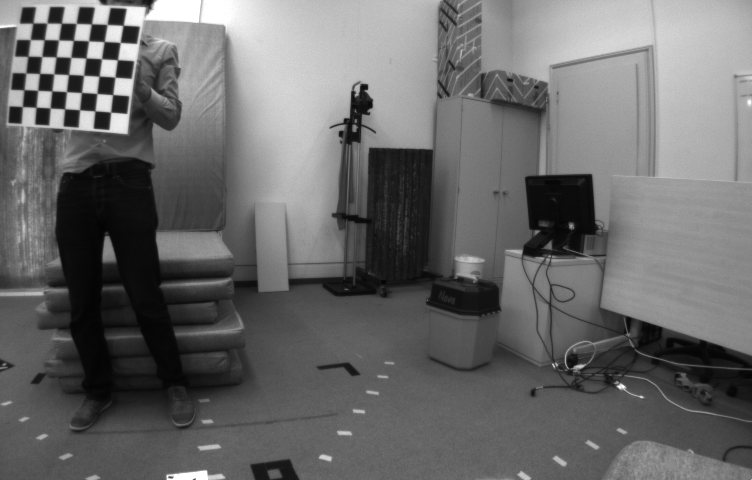
#> input picture week_4/exercises/imgs/1403709004387836928.png, 752 x 480 px; its folder holds 5 pictures in this run
$ jupyter execute 'Exercise 1 - Monochrome camera calibration.ipynb'
#> lines starting #> are read from the running program, lines starting #| are printed output that depends on the picture; after the words box and inside, x2 and y2 are one past the last pixel; in counts of white or black regions, pixels touching at a corner belong together
# Monochrome camera calibration
One of the great disadvantages with using lenses is the distortion it introduces to the image. For vacation images, this is usually not a problem, but when we use the image to describe the physical surroundings it becomes important that the images are representative of the scene it captures. An easy way to get an indication of how distorted an image is by looking at what is supposed to be straight lines since they will appear curved. The following exercises you will be calibrating a camera to obtain a camera matrix such that you can undistort images from this camera.

[cell 1]
import numpy as np
import cv2
import glob
import matplotlib.pyplot as plt

## Exercise 1
The process of calibrating an image consists of mainly 3 steps: 1) find chessboard-corners in a dataset of images containing a chessboard. 2) Use the corner points to compute a camera matrix. 3) Use the camera matrix to undistort images.

After setting some optimization parameters we can loop over all the images in the `imgs` folder and extract the checkerboard corners.

Use any of the images in the folder `imgs` to extract the number of checkerboard corners there are on the checkerboard. Fill in the information in `nb_vertical` and `nb_horizontal` and look up the opencv [findChessboardCorners](https://docs.opencv.org/4.x/d9/d0c/group__calib3d.html#ga93efa9b0aa890de240ca32b11253dd4a) function and implement it in the below code snippet .

[cell 2]
"""
Implement the number of vertical and horizontal corners
nb_vertical = ...
nb_horizontal = ...
"""
nb_vertical = 6
nb_horizontal = 6


# prepare object points, like (0,0,0), (1,0,0), (2,0,0) ....,(6,5,0)
objp = np.zeros((nb_horizontal*nb_vertical,3), np.float32)
objp[:,:2] = np.mgrid[0:nb_vertical,0:nb_horizontal].T.reshape(-1,2)

# Arrays to store object points and image points from all the images.
objpoints = [] # 3d point in real world space
imgpoints = [] # 2d points in image plane.

images = glob.glob('imgs/*.png')
assert images


for fname in images:
    img = cv2.imread(fname)
#> img is the input picture: shape (480, 752, 3); min 3, max 255, mean 105.8
    gray = cv2.cvtColor(img, cv2.COLOR_BGR2GRAY)

    """
    Implement findChessboardCorners here
    ret, corners = ...
    """
    ret, corners = cv2.findChessboardCorners(gray, (nb_horizontal, nb_vertical), None)
#> ret = False; corners = None

    # If found, add object points, image points (after refining them)
    if ret == True:
        objpoints.append(objp)

        imgpoints.append(corners)

        # Draw and display the corners
        img = cv2.drawChessboardCorners(img, (nb_vertical,nb_horizontal), corners,ret)
        cv2.imshow('img',img)
        cv2.waitKey(1500)
#> pass 2 of the loop `for fname in images:`:
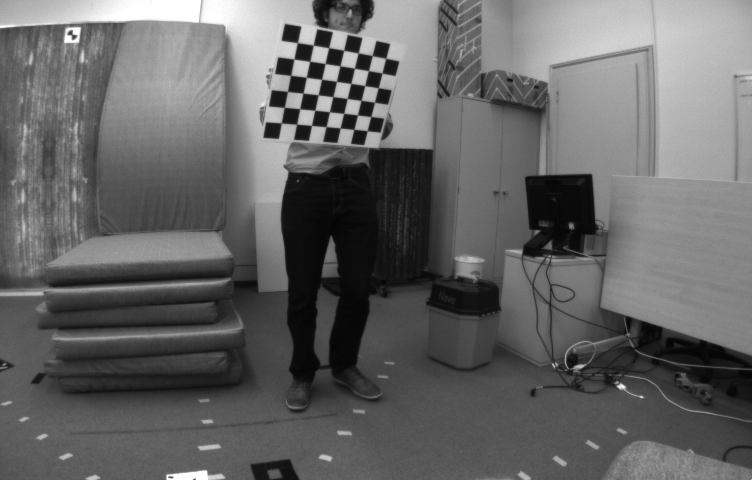
#> input picture week_4/exercises/imgs/1403709009887836928.png, 752 x 480 px
#> img is the input picture: shape (480, 752, 3); min 3, max 255, mean 101.5
#> ret = True; corners = 36 rows, first 8: [297.4, 42.72], [313.3, 45.19], [328.6, 47.62], [343.6, 50.37], [358.1, 53.01], [365, 60], [294, 59.17], [309.7, 61.33]
#> `img = cv2.drawChessboardCorners(img, (nb_vertical,nb_horizontal), corn..`:
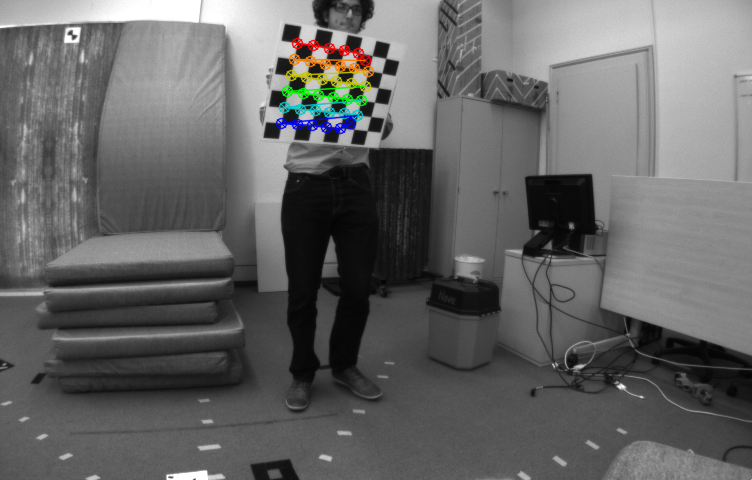
#> img: shape (480, 752, 3); 1.38% of pixels changed, all inside (x1, y1, x2, y2) = (275, 37, 375, 135)
#> pass 3 of the loop `for fname in images:`:
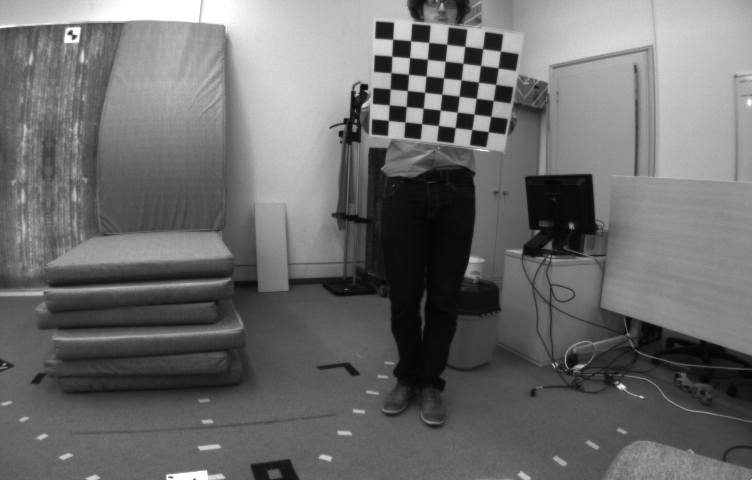
#> input picture week_4/exercises/imgs/1403709012837837056.png, 752 x 480 px
#> img is the input picture: shape (480, 752, 3); min 4, max 255, mean 108.3
#> corners = 36 rows, first 8: [392.6, 39.41], [410.6, 40.84], [428.6, 42.48], [446.7, 44.4], [464.7, 46.5], [482.6, 48.68], [391.8, 56.3], [409.5, 57.62]
#> `img = cv2.drawChessboardCorners(img, (nb_vertical,nb_horizontal), corn..`:
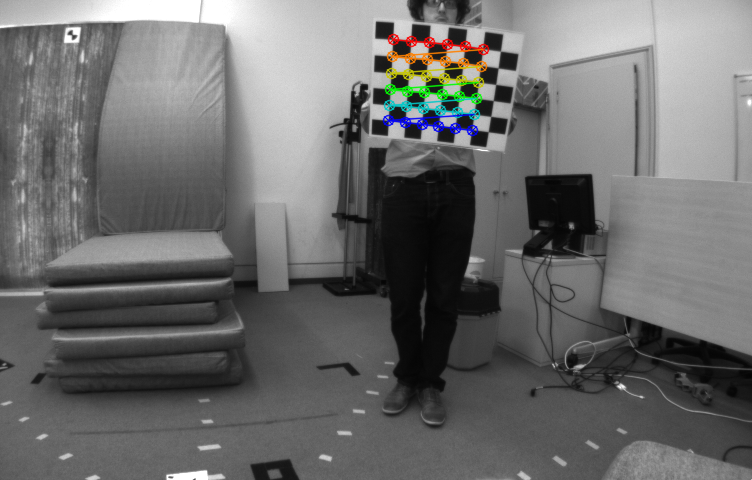
#> img: shape (480, 752, 3); 1.52% of pixels changed, all inside (x1, y1, x2, y2) = (382, 33, 490, 137)
#> the loop made 5 passes; the first 3 are shown

cv2.destroyAllWindows()

Using the extracted corners we can obtain a camera matrix that contains the information needed to undistort images

[cell 3]
ret, mtx, dist, rvecs, tvecs = cv2.calibrateCamera(objpoints, imgpoints, gray.shape[::-1], None, None)
img = cv2.imread('imgs/1403709067387836928.png')
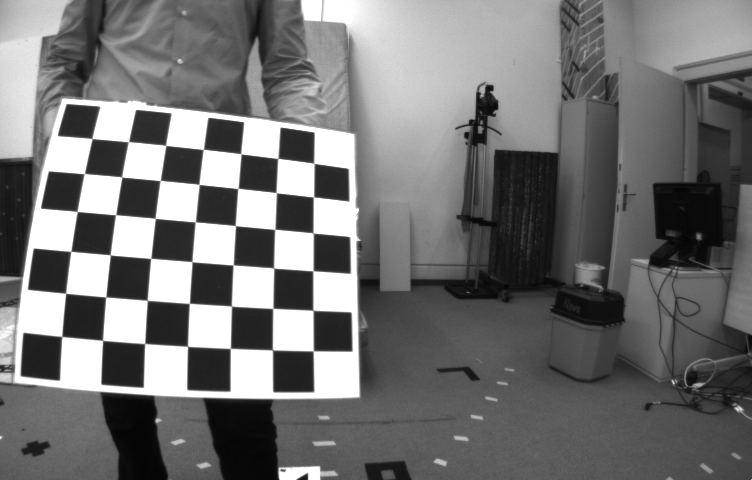
#> input picture week_4/exercises/imgs/1403709067387836928.png, 752 x 480 px
#> img is the input picture: shape (480, 752, 3); min 4, max 255, mean 114.6
h,  w = img.shape[:2]
#> h = 480; w = 752
newcameramtx, roi = cv2.getOptimalNewCameraMatrix(mtx,dist,(w,h),1,(w,h))

The last step is to actually undistort an image:

[cell 4]
# undistort
dst = cv2.undistort(img, mtx, dist, None, newcameramtx)
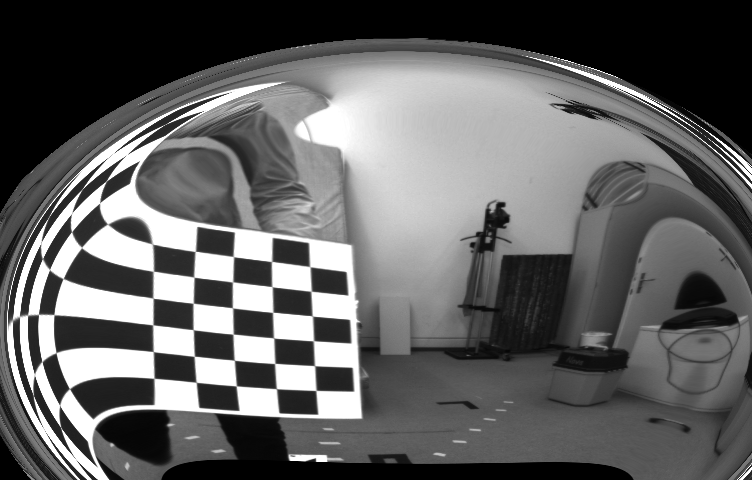
#> dst: shape (480, 752, 3); min 0, max 255, mean 97.9

fig, ax = plt.subplots(nrows=1, ncols=2, figsize=(18,18))
ax[0].imshow(img[...,[2,1,0]])
ax[0].set_title('Original image')
ax[1].imshow(dst[...,[2,1,0]])
ax[1].set_title('Undistorted image')
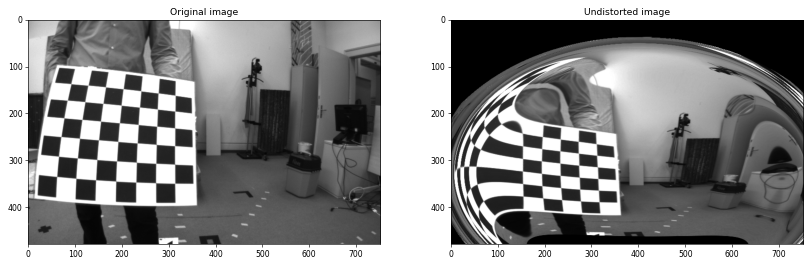
#> figure drawn by matplotlib, 2 panels

A refining step can be to crop the image such that it doesn't contain the large black areas at the edges of the image.

[cell 5]
# crop the image
x,y,w,h = roi
dst = dst[y:y+h, x:x+w]
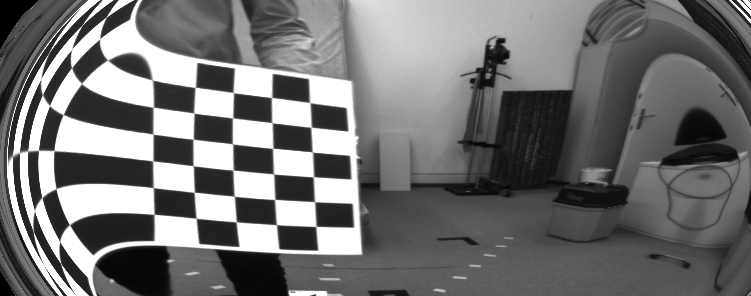
#> dst: shape (296, 751, 3); min 0, max 255, mean 114.2
plt.figure(figsize=(10,10))
plt.imshow(dst[...,[2,1,0]])
